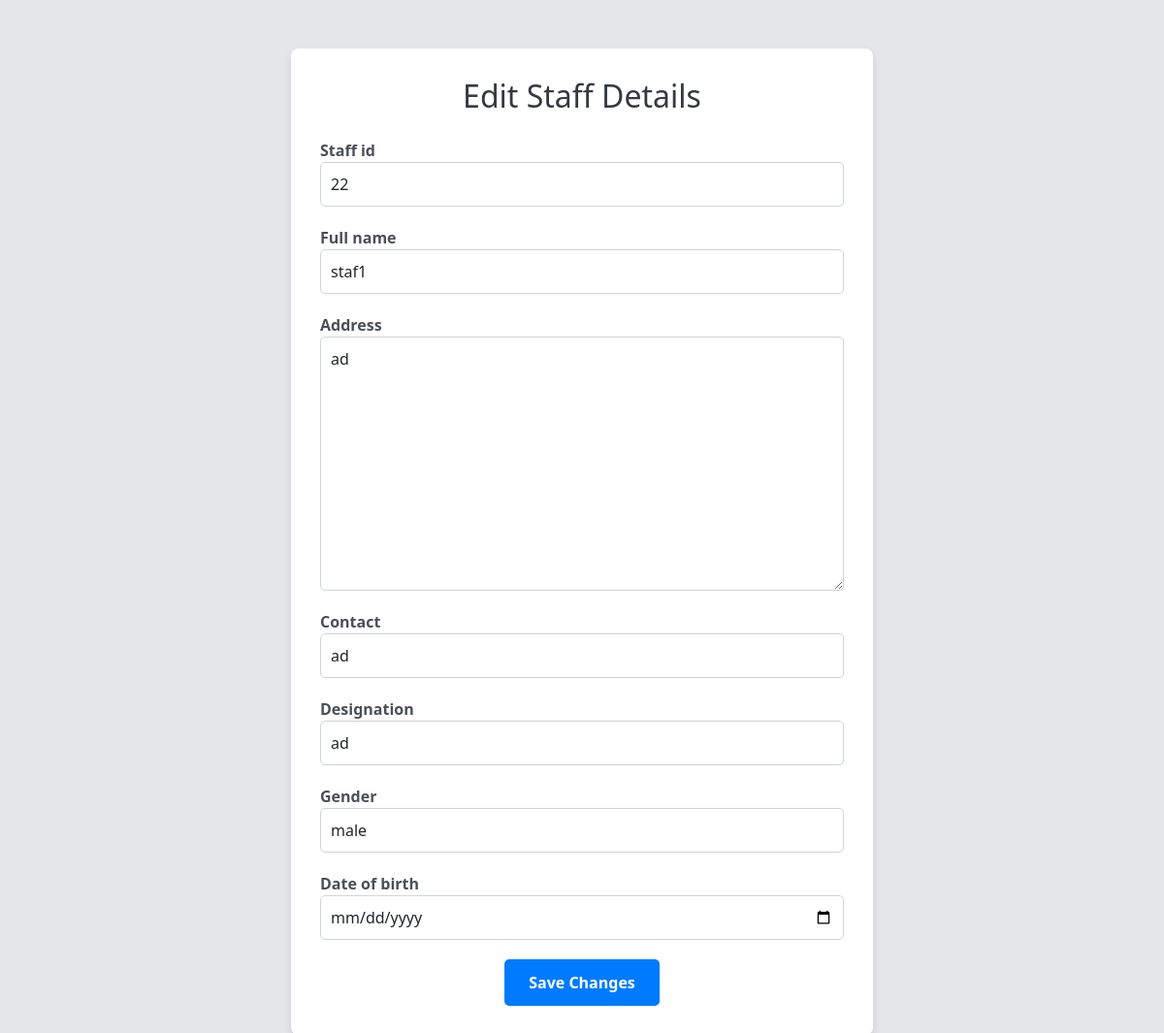
The page /edit_staff_profile/ (signed in) on the database as committed earlier.
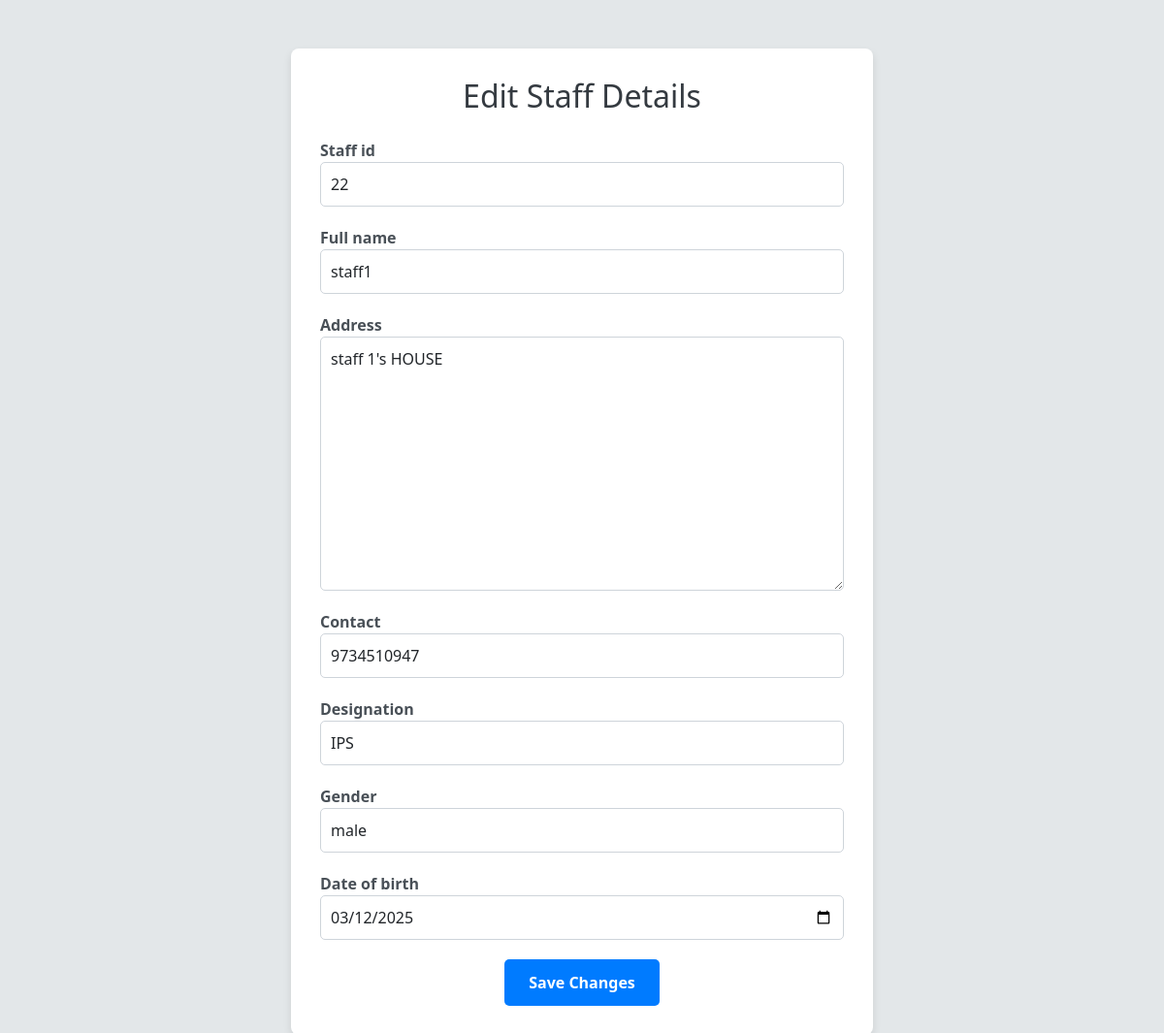
The same page on the database as committed later.
### app_mini/models.py (models this page shows)
class staff(models.Model):
    staff_id = models.CharField(max_length=50, primary_key=True)
    login_id = models.ForeignKey(login, on_delete=models.CASCADE, null=True, blank=True)
    full_name = models.CharField(max_length=100)
    address = models.CharField(max_length=100)
    contact = models.CharField(max_length=50)
    designation = models.CharField(max_length=50)
    gender = models.CharField(max_length=20)
    date_of_birth = models.CharField(max_length=20)

### app_mini/views.py (the view)
# urls.py: path('edit_staff_profile/', views.edit_staff_profile, name='edit_staff_profile'),
def edit_staff_profile(request):
    staff_id = request.session.get('staff_id')
    log_staf = get_object_or_404(login_table, id = staff_id)
    data = staff.objects.get(login_id = log_staf)
    if request.method == 'POST':
        form = staff_registration_form(request.POST, instance=data)
        if form.is_valid():
            form.save()
            return redirect('staff_profile')
    else:
        form = staff_registration_form(instance=data)
    return render(request, 'edit_staff.html', {'form' : form})

### app_mini/forms.py
class staff_registration_form(forms.ModelForm):
    class Meta:
        model = staff
        fields = ['staff_id', 'full_name', 'address', 'contact', 'designation', 'gender', 'date_of_birth']
        widgets = {'staff_id' : forms.TextInput(attrs={'class' : 'form-control'}),
                   'full_name' : forms.TextInput(attrs={'class' : 'form-control'}),
                   'address' : forms.Textarea(attrs={'class' : 'form-control'}),
                   'contact' : forms.TextInput(attrs={'class' : 'form-control'}),
                   'designation' : forms.TextInput(attrs={'class' : 'form-control'}),
                   'gender' : forms.TextInput(attrs={'class' : 'form-control'}),
                   'date_of_birth' : forms.DateInput(attrs={'class' : 'form-control', 'type': 'date'})}

### app_mini/templates/edit_staff.html (shortened to what this page needs)
<!DOCTYPE html>
<html lang="en">
<head>
    <link rel="stylesheet" href="https://cdnjs.cloudflare.com/ajax/libs/bootstrap/5.3.0/css/bootstrap.min.css">
</head>
<body>
    <div class="container form-container">
        <h2>Edit Staff Details</h2>
        <form method="post">
            {% for field in form %}
                <div class="form-group">
                    <label for="{{ field.id_for_label }}">{{ field.label }}</label>
                    {{ field }}
                </div>
            {% endfor %}
            <div class="text-center">
                <button type="submit" class="btn btn-primary">Save Changes</button>
            </div>
        </form>
    </div>
</body>
</html>

### app_mini/templates/edit_staff.html (style rules this page uses)
body { background-color: #e3e7e9; font-family: 'Segoe UI', Tahoma, Geneva, Verdana, sans-serif; }
.form-container { max-width: 600px; margin: 50px auto; background-color: #ffffff; padding: 30px; border-radius: 8px; box-shadow: 0 4px 8px rgba(0, 0, 0, 0.1); }
.form-container h2 { text-align: center; margin-bottom: 25px; color: #343a40; }
.form-container .form-group { margin-bottom: 20px; }
.form-container label { font-weight: 600; color: #495057; }
.form-container .form-control { border-radius: 5px; border: 1px solid #ced4da; padding: 10px; }
.form-container .btn-primary { background-color: #007bff; border: none; padding: 12px 25px; border-radius: 5px; font-weight: 600; }

Rows that differ between the two databases and show on the page:
changed staff "male": full_name "staf1" → "staff1"; address "ad" → "staff 1's HOUSE"; contact "ad" → "9734510947"; designation "ad" → "IPS"; date_of_birth (not shown) → "03/12/2025"
